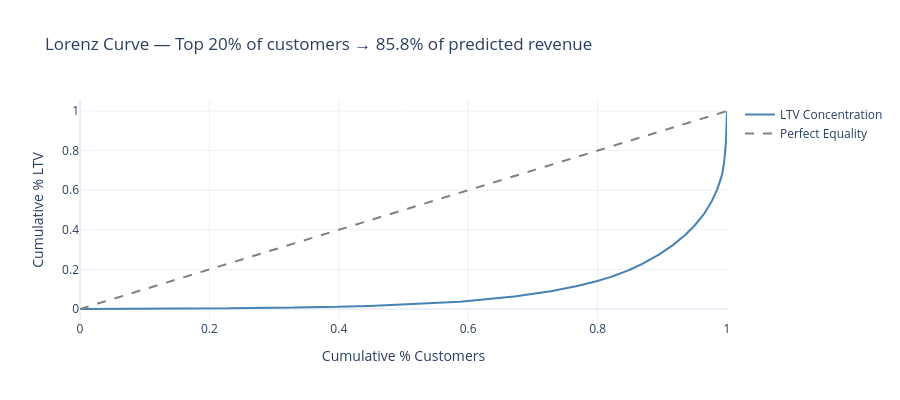

Notebook cell for this chart:
### Markdown cell above
## 9. Lorenz Curve & Decile Analysis

### Code cell
# Lorenz curve for fusion predictions
ltv_sorted = np.sort(final_segmented['ltv_36m'].to_numpy())
cum_ltv    = np.cumsum(ltv_sorted) / ltv_sorted.sum()
cum_cust   = np.arange(1, len(ltv_sorted) + 1) / len(ltv_sorted)

top20_idx  = int(0.80 * len(ltv_sorted))
top20_pct  = (1 - cum_ltv[top20_idx]) * 100

fig = go.Figure()
fig.add_trace(go.Scatter(x=cum_cust, y=cum_ltv, mode='lines',
                          name='LTV Concentration', line=dict(color='steelblue', width=2)))
fig.add_trace(go.Scatter(x=[0,1], y=[0,1], mode='lines',
                          name='Perfect Equality', line=dict(color='grey', dash='dash')))
fig.update_layout(
    title=f'Lorenz Curve — Top 20% of customers → {top20_pct:.1f}% of predicted revenue',
    xaxis_title='Cumulative % Customers',
    yaxis_title='Cumulative % LTV',
    height=400,
)
fig.show()

### Figure 1 — Plotly figure (JSON) as saved in the notebook; plotly's stock layout.template omitted (floating-point values rounded to 4 significant figures; data arrays with more than 128 entries replaced by an {"elided": "..."} marker saying what was removed)
{"data": [{"line": {"color": "steelblue", "width": 2}, "mode": "lines", "name": "LTV Concentration", "type": "scatter", "x": {"elided": "2708 float values"}, "y": {"elided": "2708 float values"}}, {"line": {"color": "grey", "dash": "dash"}, "mode": "lines", "name": "Perfect Equality", "type": "scatter", "x": [0, 1], "y": [0, 1]}], "layout": {"height": 400, "title": {"text": "Lorenz Curve — Top 20% of customers → 85.8% of predicted revenue"}, "xaxis": {"title": {"text": "Cumulative % Customers"}}, "yaxis": {"title": {"text": "Cumulative % LTV"}}}}
